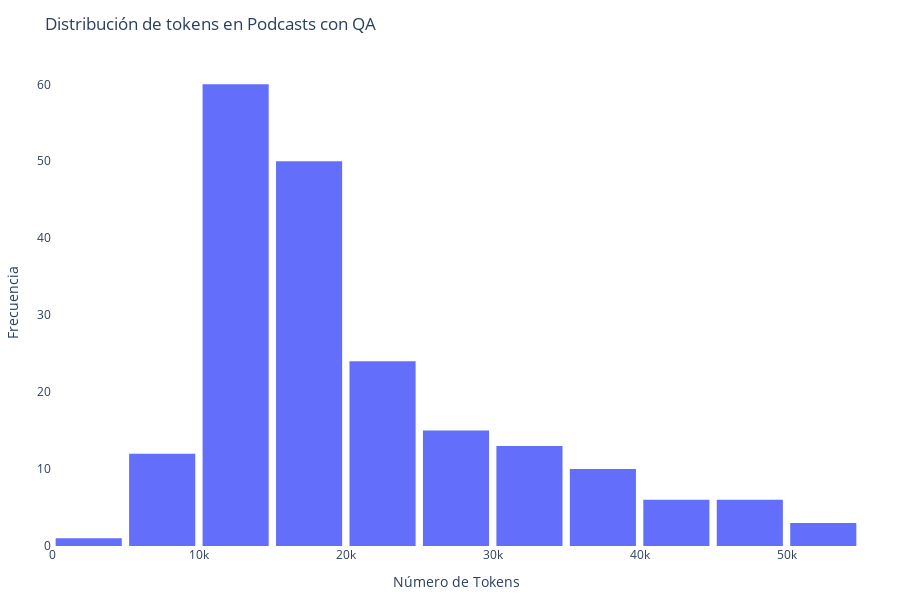

Notebook code for this chart:
### Code cell
# Create a histogram of the token count distribution using Plotly
fig = px.histogram(
    podcasts_clean,
    x="tokens",
    nbins=25,  
    title="Distribución de tokens en Podcasts con QA",
    labels={"tokens": "Token count"},
)

# # Customize the layout
# fig.update_layout(
#     xaxis_title="Número de Tokens",
#     yaxis_title="Frecuencia",
#     bargap=0.2,
# )

fig.update_layout(
    paper_bgcolor='rgba(0,0,0,0)',          # Transparent paper background
    plot_bgcolor='rgba(0,0,0,0)',           # Transparent plot background
    xaxis_tickangle=0,  
    bargap=0.1,                  # Rotate x-axis labels for better readability
    xaxis_title="Número de Tokens",    # X-axis title in Spanish
    yaxis_title="Frecuencia",   # Y-axis title in Spanish
    margin=dict(l=40, r=40, t=60, b=40),      # Adjust margins
    height=600                                # Set plot height
)
# Show the plot
fig.show()

### Figure 1 — Plotly figure (JSON) as saved in the notebook; plotly's stock layout.template omitted (floating-point values rounded to 4 significant figures; data arrays with more than 128 entries replaced by an {"elided": "..."} marker saying what was removed)
{"data": [{"alignmentgroup": "True", "bingroup": "x", "hovertemplate": "Token count=%{x}<br>count=%{y}<extra></extra>", "legendgroup": "", "marker": {"color": "#636efa", "pattern": {"shape": ""}}, "name": "", "nbinsx": 25, "offsetgroup": "", "orientation": "v", "showlegend": false, "type": "histogram", "x": {"elided": "200 int values"}, "xaxis": "x", "yaxis": "y"}], "layout": {"bargap": 0.1, "barmode": "relative", "height": 600, "legend": {"tracegroupgap": 0}, "margin": {"b": 40, "l": 40, "r": 40, "t": 60}, "paper_bgcolor": "rgba(0,0,0,0)", "plot_bgcolor": "rgba(0,0,0,0)", "title": {"text": "Distribución de tokens en Podcasts con QA"}, "xaxis": {"anchor": "y", "domain": [0, 1], "tickangle": 0, "title": {"text": "Número de Tokens"}}, "yaxis": {"anchor": "x", "domain": [0, 1], "title": {"text": "Frecuencia"}}}}
